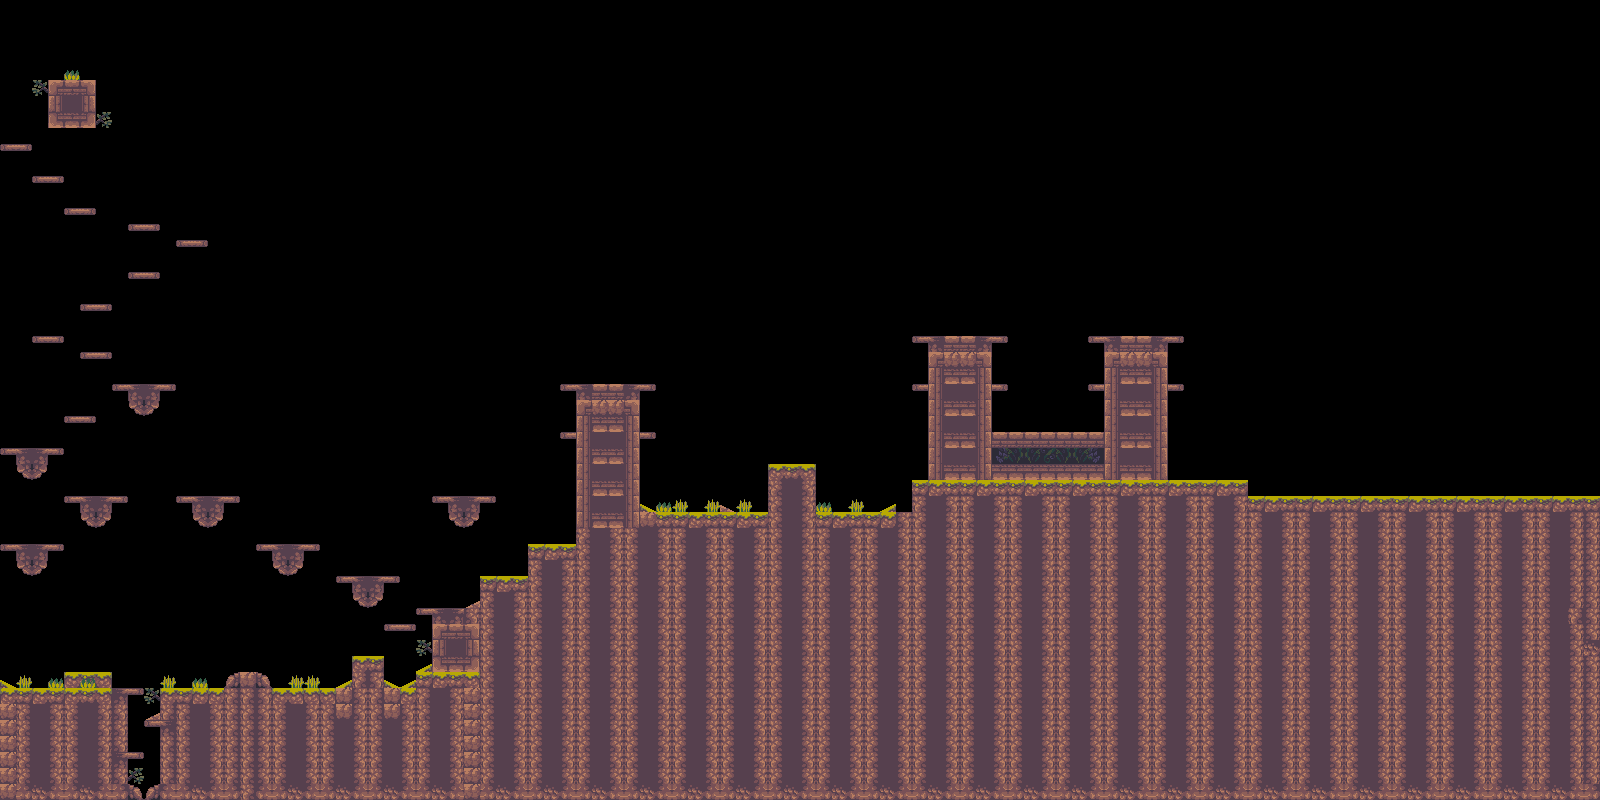

Tiled map render using the project's own tile images. Description and the map definition, with tile-layer contents summarised, below:
An orthogonal 100x50 tile map with 16x16 px tiles, 9 tile layers (background, fake4, middle, hidden2, ...) and 150 objects (hidden1, hidden2, fake1, fake2, fake3, ...).

<map version="1.10" tiledversion="1.10.2" orientation="orthogonal" renderorder="right-down" width="100" height="50" tilewidth="16" tileheight="16" infinite="0" nextlayerid="21" nextobjectid="262">
 <tileset firstgid="1" source="level 1.tsx" />
 <layer id="1" name="background" width="100" height="50">
  <data>[5000 cells, 1791 non-empty, 48 distinct tile ids]</data>
 </layer>
 <layer id="20" name="fake4" width="100" height="50">
  <data>[5000 cells, 36 non-empty, 6 distinct tile ids]</data>
 </layer>
 <layer id="16" name="middle" width="100" height="50">
  <data>[5000 cells, 30 non-empty, 6 distinct tile ids]</data>
 </layer>
 <layer id="17" name="hidden2" width="100" height="50">
  <data>[5000 cells, 8 non-empty, 3 distinct tile ids]</data>
 </layer>
 <layer id="10" name="hidden1" width="100" height="50">
  <data>[5000 cells, 5 non-empty, 4 distinct tile ids]</data>
 </layer>
 <layer id="6" name="fake1" width="100" height="50">
  <data>[5000 cells, 8 non-empty, 2 distinct tile ids]</data>
 </layer>
 <layer id="18" name="fake3" width="100" height="50">
  <data>[5000 cells, 2 non-empty, 2 distinct tile ids]</data>
 </layer>
 <layer id="13" name="fake2" width="100" height="50">
  <data>[5000 cells, 734 non-empty, 15 distinct tile ids]</data>
 </layer>
 <objectgroup id="2" name="platform">
  <object id="7" x="0" y="692">
   <polygon points="0,0 112,0 112,108 0,108" />
  </object>
  <object id="22" x="416" y="688">
   <polygon points="0,0 0,-16 64,-16 64,0" />
  </object>
  <object id="38" x="112" y="782.083">
   <polygon points="0,0 16,1.91667 16,-90.0833 0,-90.0833" />
  </object>
  <object id="39" x="0" y="688">
   <polygon points="0,0 0,7 134.767,6.97778 143.577,6 143.978,1 134.967,-0.0222222" />
  </object>
  <object id="40" x="160" y="720">
   <polygon points="0,0 0.0222222,7 -15.0667,6.97778 -16,5.91111 -15.9778,0.933333 -15.0444,0.0666667" />
  </object>
  <object id="43" x="128" y="784">
   <polygon points="0,0 9.9375,3 13.9688,8.9375 15.9375,15 15.9375,16.0625 0,16" />
  </object>
  <object id="44" x="160" y="784">
   <polygon points="0,0 -9.9375,3 -13.9688,8.9375 -15.9375,15 -15.9375,16.0625 0,16" />
  </object>
  <object id="59" x="480" y="608">
   <polygon points="0,0 0,7.125 -63.5,6.875 -64,0" />
  </object>
  <object id="62" x="128" y="752">
   <polygon points="0,0 0,7 14.9556,6.97778 15.9333,6 15.9778,1 14.9778,-0.0222222" />
  </object>
  <object id="64" x="352" y="656">
   <polygon points="0,0 32,0 32,32 0,32" />
  </object>
  <object id="65" x="384" y="624">
   <polygon points="0,0 32,0 32,7.09091 0.181818,6.90909" />
  </object>
  <object id="69" x="240" y="688">
   <polygon points="0,0 -80,0 -80,112 0,112" />
  </object>
  <object id="70" x="256" y="688">
   <polygon points="0,0 0,112 224,112 224,0" />
  </object>
  <object id="75" x="0" y="544">
   <polygon points="16,7 32,7 32,32 16.875,22.625 15.625,16.75 16,7.125 16,12" />
  </object>
  <object id="76" x="48" y="551">
   <polygon points="0,0 -16,0 -16,25 -3,18 -1,13 0,10 -0.0625,5.56641" />
  </object>
  <object id="87" x="0" y="544">
   <polygon points="0,0 64,0 64,7 0,7" />
  </object>
  <object id="91" x="64" y="496">
   <polygon points="16,7 32,7 32,32 16.875,22.625 15.625,16.75 16,7.125 16,12" />
  </object>
  <object id="92" x="112" y="503">
   <polygon points="0,0 -16,0 -16,25 -3,18 -1,13 0,10 -0.0625,5.56641" />
  </object>
  <object id="93" x="64" y="496">
   <polygon points="0,0 64,0 64,7 0,7" />
  </object>
  <object id="94" x="176" y="496">
   <polygon points="16,7 32,7 32,32 16.875,22.625 15.625,16.75 16,7.125 16,12" />
  </object>
  <object id="95" x="224" y="503">
   <polygon points="0,0 -16,0 -16,25 -3,18 -1,13 0,10 -0.0625,5.56641" />
  </object>
  <object id="96" x="176" y="496">
   <polygon points="0,0 64,0 64,7 0,7" />
  </object>
  <object id="97" x="256" y="544">
   <polygon points="16,7 32,7 32,32 16.875,22.625 15.625,16.75 16,7.125 16,12" />
  </object>
  <object id="98" x="304" y="551">
   <polygon points="0,0 -16,0 -16,25 -3,18 -1,13 0,10 -0.0625,5.56641" />
  </object>
  <object id="99" x="256" y="544">
   <polygon points="0,0 64,0 64,7 0,7" />
  </object>
  <object id="100" x="336" y="576">
   <polygon points="16,7 32,7 32,32 16.875,22.625 15.625,16.75 16,7.125 16,12" />
  </object>
  <object id="101" x="384" y="583">
   <polygon points="0,0 -16,0 -16,25 -3,18 -1,13 0,10 -0.0625,5.56641" />
  </object>
  <object id="102" x="336" y="576">
   <polygon points="0,0 64,0 64,7 0,7" />
  </object>
  <object id="111" x="432" y="608">
   <polygon points="0,0 48,0 48,16 0,16" />
  </object>
  <object id="115" x="480" y="576">
   <polygon points="0,0 48,0 48,48 0,48" />
  </object>
  <object id="118" x="912" y="480">
   <polygon points="0,0 336,0 336,160 0,160" />
  </object>
  <object id="121" x="528" y="544">
   <polygon points="0,0 48,0 48,128 0,80" />
  </object>
  <object id="122" x="528" y="624">
   <polygon points="0,0 0,32 16,48 48,48" />
  </object>
  <object id="123" x="512" y="624">
   <polygon points="0,0 16,16 16,0" />
  </object>
  <object id="125" x="1248" y="496">
   <polygon points="0,0 0,144 16,160 352,160 352,0" />
  </object>
  <object id="126" x="640" y="736">
   <polygon points="0,0 48,0 48,48 0,48" />
  </object>
  <object id="128" x="864" y="736">
   <polygon points="0,0 48,0 48,48 0,48" />
  </object>
  <object id="130" x="1088" y="736">
   <polygon points="0,0 48,0 48,48 0,48 0,0" />
  </object>
  <object id="131" x="1312" y="736">
   <polygon points="0,0 48,0 48,48 0,48" />
  </object>
  <object id="134" x="560" y="736">
   <polygon points="0,0 32,0 32,7.09091 0.181818,6.90909" />
  </object>
  <object id="135" x="736" y="768">
   <polygon points="0,0 32,0 32,7.09091 0.181818,6.90909" />
  </object>
  <object id="136" x="960" y="704">
   <polygon points="0,0 32,0 32,7.09091 0.181818,6.90909" />
  </object>
  <object id="137" x="1168" y="768">
   <polygon points="0,0 32,0 32,7.09091 0.181818,6.90909" />
  </object>
  <object id="138" x="1232" y="736">
   <polygon points="0,0 32,0 32,7.09091 0.181818,6.90909" />
  </object>
  <object id="139" x="640" y="784">
   <polygon points="0,0 48,0 32,16 16,16" />
  </object>
  <object id="140" x="864" y="784">
   <polygon points="0,0 48,0 32,16 16,16 0,0" />
  </object>
  <object id="141" x="1088" y="784">
   <polygon points="0,0 48,0 32,16 16,16" />
  </object>
  <object id="142" x="1312" y="784">
   <polygon points="0,0 48,0 32,16 16,16" />
  </object>
  </objectgroup>
 <objectgroup id="3" name="player">
  <!-- 58 objects omitted --></objectgroup>
 <objectgroup id="9" name="enemy">
  <!-- 57 objects omitted --></objectgroup>
 <objectgroup id="19" name="boar">
  <!-- 53 objects omitted --></objectgroup>
 <objectgroup id="12" name="hidden">
  <!-- 49 objects omitted --></objectgroup>
 <objectgroup id="5" name="fake">
  <!-- 47 objects omitted --></objectgroup>
 <objectgroup id="19" name="coin">
  <!-- 43 objects omitted --></objectgroup>
 <layer id="7" name="forground" width="100" height="50">
  <data>[5000 cells, 9 non-empty, 5 distinct tile ids]</data>
 </layer>
</map>
<!-- 102 of 150 objects omitted -->